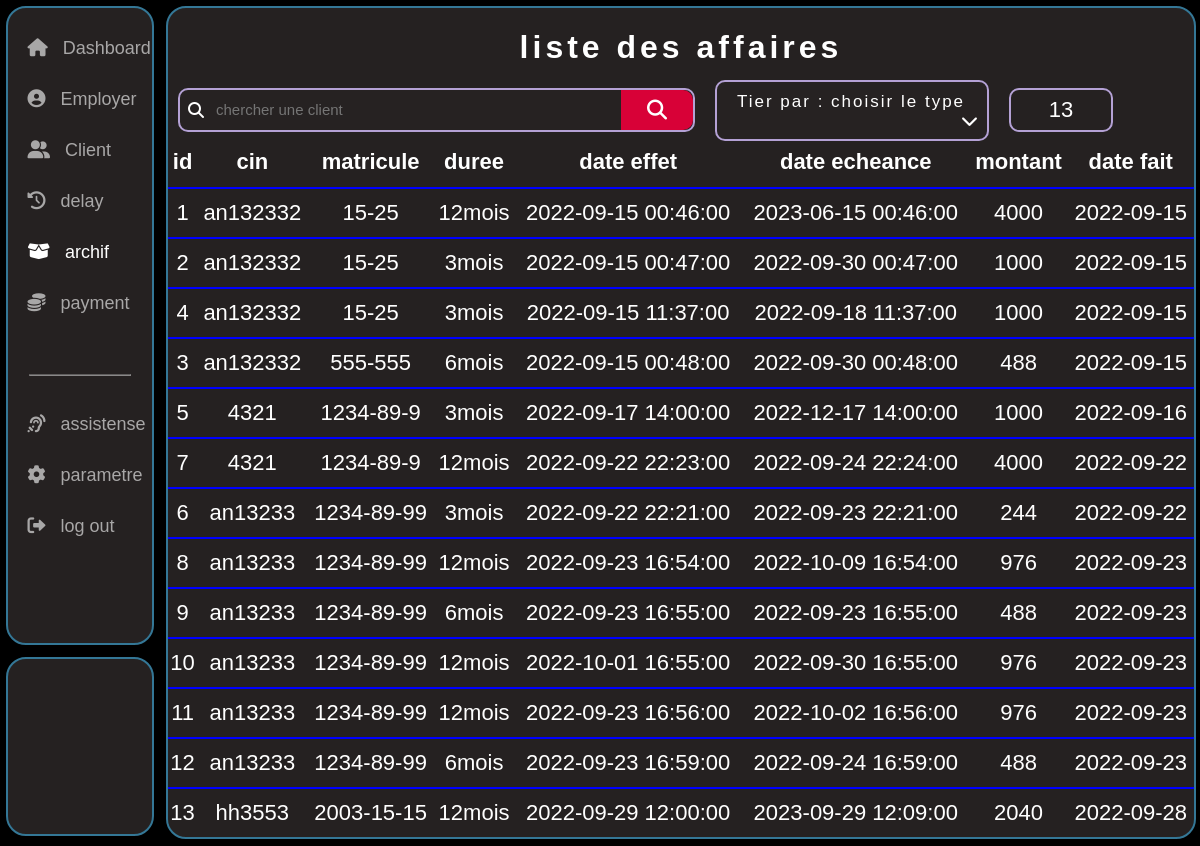
Page /projet/archif/archif.php on the committed database.
### tables this page shows
CREATE TABLE `affaires` (
  `N_ATTESTATION` bigint(20) NOT NULL,
  `ID_VEHICULE` int(11) NOT NULL,
  `DATE_EFFET` datetime DEFAULT NULL,
  `DATE_ECHEANCE` datetime DEFAULT NULL,
  `DUREE` varchar(30) DEFAULT NULL,
  `MONTANT` decimal(60,0) DEFAULT NULL,
  `DATE_FAIT` date DEFAULT NULL
);

CREATE TABLE `client` (
  `ID_C` int(11) NOT NULL,
  `CIN_C` varchar(20) NOT NULL,
  `NUM_A` int(11) NOT NULL DEFAULT 5998,
  `NOM_C` varchar(100) DEFAULT NULL,
  `PRENOM_C` varchar(100) DEFAULT NULL,
  `DATE_N` date DEFAULT NULL,
  `EMAIL_C` varchar(100) DEFAULT NULL,
  `NUM_TELE` decimal(10,0) DEFAULT NULL
);

CREATE TABLE `vehicule` (
  `ID_VEHICULE` int(11) NOT NULL,
  `ID_C` int(11) NOT NULL,
  `TYPE_V` varchar(100) DEFAULT NULL,
  `MARQUE` varchar(100) DEFAULT NULL,
  `MODEL` varchar(100) DEFAULT NULL,
  `CARBURANT` varchar(30) DEFAULT NULL,
  `NBR_PLACE` int(11) DEFAULT NULL,
  `MATRICULE` varchar(50) DEFAULT NULL
);

### projet/archif/archif.php (the view, shortened to what this page needs)
<?php
  $servername = "localhost";
  $username = "abd";
  $password = "1234";
  try {
      $conn = new PDO("mysql:host=$servername;dbname=rma", $username, $password);
      $conn->setAttribute(PDO::ATTR_ERRMODE, PDO::ERRMODE_EXCEPTION);
      $sss = $_POST['select'];
      if(isset($_POST['ssubmit'])){
        if(isset($_POST['search'])){
          $search = $_POST['search'];
          $search = '%'.$search.'%';
          $client_info = $conn->prepare("SELECT * FROM affaires natural join vehicule natural join client WHERE affaires.DATE_FAIT LIKE '$search' OR vehicule.MATRICULE LIKE '$search' OR client.CIN_C LIKE '$search';");
          $client_info->execute();
        }
      }elseif($sss == NULL || $sss == "plus-ancien") {
        $client_info = $conn->prepare("SELECT * FROM affaires natural join vehicule natural join client");
        $client_info->execute();
      }elseif($sss == "dernier") {
        $client_info = $conn->prepare("SELECT * FROM affaires natural join vehicule natural join client ORDER BY DATE_FAIT DESC");
        $client_info->execute();
      }
      $num_client = $conn->prepare("select count(N_ATTESTATION) as id from affaires");
      $num_client->execute();
      $num_client = $num_client->fetch(PDO::FETCH_ASSOC);
  } catch(PDOException $e) {
        echo $e->getMessage();
  }
?>
<!DOCTYPE html>
<html lang="en">
  <head>
    <link rel="stylesheet" href="archif.css" />
    <link rel="stylesheet" href="../icons/css/all.css" />
  </head>
  <body>
    <nav class="sss">
      <div class="nav">
        <i class="fa-solid fa-house"></i
        ><a href="http://localhost/projet/p_page/main_p.php">Dashboard</a>
      </div>
      <div class="nav" id="open_p">
        <i class="fa-solid fa-circle-user"></i><a href="#">Employer</a>
      </div>
      <div class="nav">
        <i class="fa-solid fa-user-group"></i
        ><a
          href="http://localhost/projet/gestion%20des%20clients/gestion_client.php"
          >Client</a
        >
      </div>
      <div class="nav">
        <i class="fa-solid fa-clock-rotate-left"></i><a href="http://localhost/projet/delay/delay.php">delay</a>
      </div>
      <div class="nav active">
        <i class="fa-solid fa-box-open"></i><a href="http://localhost/projet/archif/archif.php">archif</a>
      </div>
      <div class="nav">
        <i class="fa-solid fa-coins"></i
        ><a href="http://localhost/projet/payment/payment.php">payment</a>
      </div>
      <hr />
      <div class="nav">
        <i class="fa-solid fa-ear-listen"></i><a href="#">assistense</a>
      </div>
      <div class="nav">
        <i class="fa-solid fa-gear"></i><a href="#">parametre</a>
      </div>
      <div class="nav">
        <i class="fa-solid fa-right-from-bracket"></i><a href="http://localhost/projet/">log out</a>
      </div>
    </nav>
    <aside class="sss"></aside>
    <div class="main">
      <header><h1>liste des affaires</h1></header>
      <div class="mod">
        <div class="search">
          <i class="fa-solid fa-magnifying-glass picon"></i>
          <form action="" method="post" class="text">
            <input
              type="search"
              placeholder="chercher une client"
              class="text"
              name="search"
            />
          </form>
          <label for="s" class="s_icon"
            ><i class="fa-solid fa-magnifying-glass ss"></i
          ></label>
        </div>
        <div class="selected">
          <div class="s-area">
            <?php if($sss == NULL){ ?>
            Tier par : <span id="choix">choisir le type</span>
            <?php }else{ ?>
            Tier par : <span id="choix"><?php echo $sss?></span>
            <?php } ?>
            <i class="fa-solid fa-chevron-down icon"></i>
          </div>
        </div>
        <div class="nb-client">
              <?php echo $num_client['id'];?>
        </div>
      </div>
      <div class="info_assurance">
        <table>
          <tr>
            <th>id</th>
            <th>cin</th>
            <th>matricule</th>
            <th>duree</th>
            <th>date effet</th>
            <th>date echeance</th>
            <th>montant</th>
            <th>date fait</th>
          </tr>
          <?php while ($resultat = $client_info->fetch(PDO::FETCH_ASSOC)) {?>
            <tr>
              <td><?php echo $resultat['N_ATTESTATION']; ?></td>
              <td><?php echo $resultat['CIN_C']; ?></td>
              <td><?php echo $resultat['MATRICULE']; ?></td>
              <td><?php echo $resultat['DUREE']; ?></td>
              <td><?php echo $resultat['DATE_EFFET']; ?></td>
              <td><?php echo $resultat['DATE_ECHEANCE']; ?></td>
              <td><?php echo $resultat['MONTANT']; ?></td>
              <td><?php echo $resultat['DATE_FAIT']; ?></td>
            </tr>
          <?php } ?>
        </table>
      </div>
    </div>
  </body>
</html>

### projet/archif/archif.css (style rules this page uses)
body { display: flex; flex-direction: column; flex-wrap: wrap; margin: 0; padding: 0; background-color: #000000; height: 100vh; width: auto; color: white; font-family: "Abel", sans-serif; }
.sss { width: 12%; border: 2px solid rgb(52, 119, 150); margin: 6px; background-color: #272323f6; border-radius: 20px; }
nav { display: flex; flex-direction: column; justify-content: start; align-items: center; width: 17%; height: calc(75% - 30px); color: rgba(255, 255, 255, 0.603); padding-top: 30px; gap: 30px; }
.nav { display: flex; gap: 15px; font-size: 18px; width: 105px; }
.nav a { text-decoration: none; color: rgba(255, 255, 255, 0.603); font-size: 18px; }
nav hr { margin-top: 30px; width: 100px; text-align: center; opacity: 0.5; }
.active i, .active a, .nav:hover, .nav a:hover { color: white; }
aside { display: block; height: calc(25% - 36px); }
.main { height: 98%; width: calc(88% - 30px); border: 2px solid rgb(52, 119, 150); margin: 6px; background-color: #272323f6; border-radius: 20px; display: flex; flex-direction: column; }
.main header { text-align: center; letter-spacing: 4px; }
.mod { height: 50px; display: flex; gap: 20px; }
.mod .search { height: 40px; background-color: #272323f6; border: 2px solid #baa6dcf6; display: flex; justify-content: start; align-items: center; width: 50%; border-radius: 10px; gap: 10px; margin-left: 10px; }
.mod .search .picon { margin-left: 8px; }
.mod .search .text { height: 30px; background-color: #272323f6; color: white; font-size: 15px; border: none; width: 80%; }
.s_icon { font-size: 15px; float: right; display: flex; align-items: center; justify-content: center; width: calc(100% - 80% - 12px - 16px); height: 100%; background-color: #df0038f6; border-top-right-radius: 10px; border-bottom-right-radius: 10px; }
.s_icon i { font-size: 20px; }
.selected { display: flex; justify-content: center; flex-direction: column; gap: 5px; }
.s-area { padding: 10px 0px 10px 20px; background-color: #272323f6; border: 2px solid #baa6dcf6; color: white; border-radius: 10px; width: 250px; font-size: 17px; letter-spacing: 2px; }
.s-area i { float: right; margin-right: 7px; transition: transform 0.5s linear; }
.nb-client { width: 100px; height: 40px; border: 2px solid #baa6dcf6; border-radius: 10px; display: flex; align-items: center; justify-content: center; font-size: 22px; }
.info_assurance { overflow-y: auto; }
.info_assurance table { width: 100%; font-size: 22px; border-collapse: collapse; }
.info_assurance table td { text-align: center; border-top: 2px solid blue; border-collapse: collapse; }
.info_assurance table tr { height: 50px; }

### rows in the picture
affaires: N_ATTESTATION "1", client.CIN_C "an132332", ID_VEHICULE.MATRICULE "15-25", DUREE "12mois", DATE_EFFET "2022-09-15 00:46:00", DATE_ECHEANCE "2023-06-15 00:46:00", MONTANT "4000", DATE_FAIT "2022-09-15"
affaires: N_ATTESTATION "2", client.CIN_C "an132332", ID_VEHICULE.MATRICULE "15-25", DUREE "3mois", DATE_EFFET "2022-09-15 00:47:00", DATE_ECHEANCE "2022-09-30 00:47:00", MONTANT "1000", DATE_FAIT "2022-09-15"
affaires: N_ATTESTATION "4", client.CIN_C "an132332", ID_VEHICULE.MATRICULE "15-25", DUREE "3mois", DATE_EFFET "2022-09-15 11:37:00", DATE_ECHEANCE "2022-09-18 11:37:00", MONTANT "1000", DATE_FAIT "2022-09-15"
affaires: N_ATTESTATION "3", client.CIN_C "an132332", ID_VEHICULE.MATRICULE "555-555", DUREE "6mois", DATE_EFFET "2022-09-15 00:48:00", DATE_ECHEANCE "2022-09-30 00:48:00", MONTANT "488", DATE_FAIT "2022-09-15"
affaires: N_ATTESTATION "5", client.CIN_C "4321", ID_VEHICULE.MATRICULE "1234-89-9", DUREE "3mois", DATE_EFFET "2022-09-17 14:00:00", DATE_ECHEANCE "2022-12-17 14:00:00", MONTANT "1000", DATE_FAIT "2022-09-16"
affaires: N_ATTESTATION "7", client.CIN_C "4321", ID_VEHICULE.MATRICULE "1234-89-9", DUREE "12mois", DATE_EFFET "2022-09-22 22:23:00", DATE_ECHEANCE "2022-09-24 22:24:00", MONTANT "4000", DATE_FAIT "2022-09-22"
affaires: N_ATTESTATION "6", client.CIN_C "an13233", ID_VEHICULE.MATRICULE "1234-89-99", DUREE "3mois", DATE_EFFET "2022-09-22 22:21:00", DATE_ECHEANCE "2022-09-23 22:21:00", MONTANT "244", DATE_FAIT "2022-09-22"
affaires: N_ATTESTATION "8", client.CIN_C "an13233", ID_VEHICULE.MATRICULE "1234-89-99", DUREE "12mois", DATE_EFFET "2022-09-23 16:54:00", DATE_ECHEANCE "2022-10-09 16:54:00", MONTANT "976", DATE_FAIT "2022-09-23"
affaires: N_ATTESTATION "9", client.CIN_C "an13233", ID_VEHICULE.MATRICULE "1234-89-99", DUREE "6mois", DATE_EFFET "2022-09-23 16:55:00", DATE_ECHEANCE "2022-09-23 16:55:00", MONTANT "488", DATE_FAIT "2022-09-23"
affaires: N_ATTESTATION "10", client.CIN_C "an13233", ID_VEHICULE.MATRICULE "1234-89-99", DUREE "12mois", DATE_EFFET "2022-10-01 16:55:00", DATE_ECHEANCE "2022-09-30 16:55:00", MONTANT "976", DATE_FAIT "2022-09-23"
affaires: N_ATTESTATION "11", client.CIN_C "an13233", ID_VEHICULE.MATRICULE "1234-89-99", DUREE "12mois", DATE_EFFET "2022-09-23 16:56:00", DATE_ECHEANCE "2022-10-02 16:56:00", MONTANT "976", DATE_FAIT "2022-09-23"
affaires: N_ATTESTATION "12", client.CIN_C "an13233", ID_VEHICULE.MATRICULE "1234-89-99", DUREE "6mois", DATE_EFFET "2022-09-23 16:59:00", DATE_ECHEANCE "2022-09-24 16:59:00", MONTANT "488", DATE_FAIT "2022-09-23"
affaires: N_ATTESTATION "13", client.CIN_C "hh3553", ID_VEHICULE.MATRICULE "2003-15-15", DUREE "12mois", DATE_EFFET "2022-09-29 12:00:00", DATE_ECHEANCE "2023-09-29 12:09:00", MONTANT "2040", DATE_FAIT "2022-09-28"

### other values in the picture
$num_client['id'] "13"
